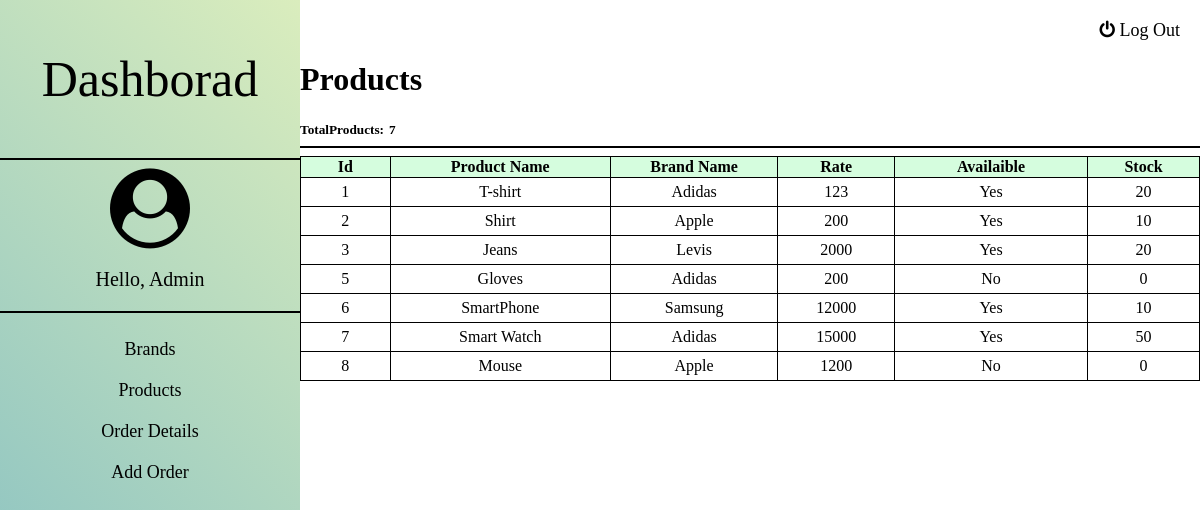
Page /dashboard/products (signed in) on the committed database.
### productinventory/models.py (models this page shows, shortened)
class product(models.Model):
    name = models.CharField(max_length=100)
    brand= models.ForeignKey(brand,on_delete=models.SET_NULL,blank=True ,null=True)
    rate= models.CharField(max_length=50)
    available = models.BooleanField(default=False)
    stock = models.CharField(max_length=50,default=0, blank=True,null=True)

class brand(models.Model):
    brand_name=models.CharField(max_length=100)
    available =models.BooleanField(default=False)
    def __str__(self):
        return self.brand_name

### productinventory/views.py (the view)
# urls.py: path('products',views.productpage),
def productpage(request):
    products = product.objects.all()
    return render(request,'products.html',{'products':products})

### templates/products.html (shortened to what this page needs)
{% load static %}
<!DOCTYPE html>
<html>
<head>
	<link rel="stylesheet" href="https://cdnjs.cloudflare.com/ajax/libs/font-awesome/4.7.0/css/font-awesome.min.css">
	<link rel="stylesheet" type="text/css" href="{% static 'css/main.css'%}">
</head>
<body>
	<div id="dashboard">
		<div class="sidebar">
			<a href="/dashboard"><p class="heading">Dashborad</p></a>
			<hr>
			<div class="user">
				<i class="fa fa-user-circle fa-4x"></i>
				{% if user.is_authenticated %}
				<p id="name">Hello, {{ user.first_name }}</p>
				{% endif %}
			</div>
			<hr>
			<div class="menus">
				<ul class="menu_list">
					<li>
						<a href="brands">Brands</a>
					</li>
					<li>
						<a href="#">Products</a>
					</li>
					<li>
						<a href="orderdetails">Order Details</a>
					</li>
					<li>
						<a href="addorder">Add Order</a>
					</li>
				</ul>
			</div>
		</div><div class="clear"></div>
		<div class="RightSide">
			<div class="topbar">
				<a href="/logout" id="logOut-but"><i class="fa fa-power-off"> Log Out</i></a>
			</div>
			<div class="content">
                <h1>Products</h1>
				<h5 style="display: inline;">TotalProducts:</h5><h5 style="display: inline; margin-left: 5px;">{{products.count}}</h5><hr>
				<div class="container_table">
				<table>
					<tr>
						<th>Id</th><th>Product Name</th><th>Brand Name</th><th>Rate</th><th>Availaible</th><th>Stock</th>
					</tr>
					{% for product in products %}
					<tr>
						<td>{{ product.id }}</td><td>{{ product.name }}</td><td>{{ product.brand }}</td><td>{{ product.rate }}</td>
						{% if product.available %}
							<td>Yes</td>
							<td>{{ product.stock }}</td>
						{% else %}
							<td>No</td>
							<td>0</td>
						{% endif %}
					</tr>
					{% endfor %}
				</table>
			    </div>
			</div>
		</div>
	</div>
</body>
</html>

### static/css/main.css (style rules this page uses)
body { margin: 0px; }
#dashboard { display: flex; flex-direction: row; }
a { text-decoration: none; color: black; }
div.sidebar { width: 25%; height: 100vh; background-image: linear-gradient(45deg,#7DBBC3,#DAEDBD); text-align: center; }
div.RightSide { width: 75%; float: left; }
.heading { font-size: 50px; text-align: center; }
div.user { font-size: 20px; }
hr { height:2px; border-width:0; background-color:black; }
ul { padding-inline-start: 0px !important; list-style-type: none; }
.menu_list li { padding: 10px; font-size: 18px; }
.menu_list li a { text-decoration: none; color: black; }
div.topbar { background-color: white; padding: 20px; }
div.topbar a { color: black; font-size: 18px; text-decoration: none; }
a#logOut-but { float: right; }
.content { width: 100%; margin-left: auto; margin-right: auto; }
.container_table { height: 500px; overflow-y: scroll; -ms-overflow-style: none; scrollbar-width: none; }
table, th, td { border: 1px solid black; border-collapse: collapse; }
table { width: 100%; }
th { position:-webkit-sticky; width: 30px; text-align: center; background-color: rgba(100, 248, 132, 0.267); }
td { padding-top: 5px; padding-bottom: 5px;; text-align: center; }

### rows in the picture
product: id "1", name "T-shirt", brand "Adidas", rate "123", stock "20"
product: id "2", name "Shirt", brand "Apple", rate "200", stock "10"
product: id "3", name "Jeans", brand "Levis", rate "2000", stock "20"
product: id "5", name "Gloves", brand "Adidas", rate "200", available "No"
product: id "6", name "SmartPhone", brand "Samsung", rate "12000", stock "10"
product: id "7", name "Smart Watch", brand "Adidas", rate "15000", stock "50"
product: id "8", name "Mouse", brand "Apple", rate "1200", available "No"

### other values in the picture
{{ user.first_name }} "Admin"
{{ products.count }} "7"
